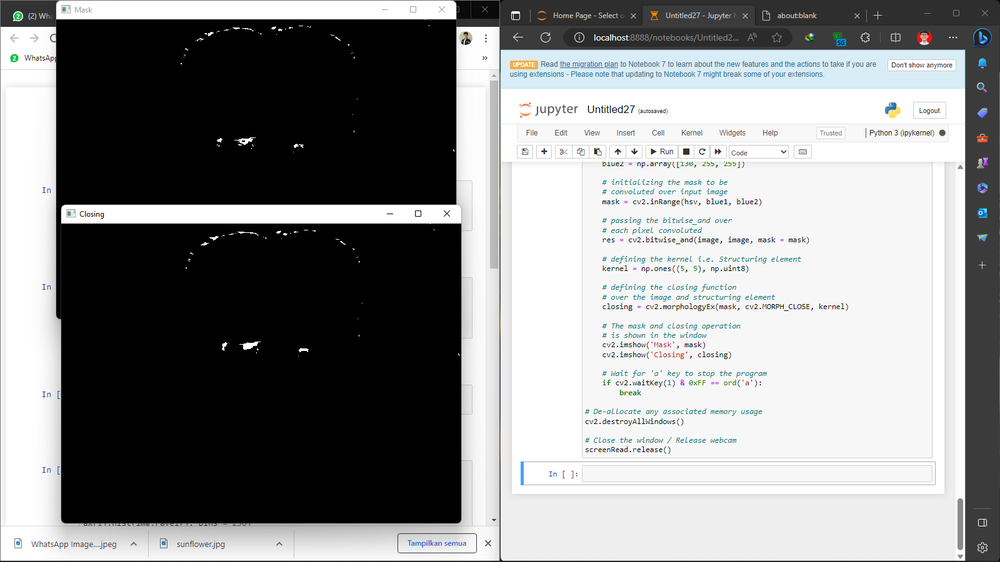
#> input picture unknown_2023.06.25-08.34.png, 1000 x 562 px, shrunk from 1600 x 900 before the run, given in place of the camera
$ jupyter execute --allow-errors Code-11.b.ipynb   (shell and % lines are left out)   (text cells are left out)
#> lines starting #> are read from the running program, lines starting #| are printed output that depends on the picture; after the words box and inside, x2 and y2 are one past the last pixel; in counts of white or black regions, pixels touching at a corner belong together
[cell 1]
import cv2
import numpy as np
from skimage import data
from skimage.io import imread

import matplotlib.pyplot as plt

#> (a cell that did not finish here is left out)

#> (a cell that did not finish here is left out)

[cell 4]
fig, axes = plt.subplots(1, 2, figsize=(12, 12))
ax = axes.ravel()

#> (the rest of this cell did not finish here and is left out)

[cell 5]
# return video from the first webcam on your computer.
screenRead = cv2.VideoCapture(0)

# loop runs if capturing has been initialized.
while(1):
    # reads frames from a camera
    _, image = screenRead.read()
#> image is the input picture: shape (562, 1000, 3); mean B, G, R 142.2, 141.9, 140.8

    # Converts to HSV color space, OCV reads colors as BGR
    # frame is converted to hsv
    hsv = cv2.cvtColor(image, cv2.COLOR_BGR2HSV)
#> hsv: shape (562, 1000, 3); mean H, S, V 8.4, 3.8, 143

    # defining the range of masking
    blue1 = np.array([110, 50, 50])
    blue2 = np.array([130, 255, 255])

    # initializing the mask to be
    # convoluted over input image
    mask = cv2.inRange(hsv, blue1, blue2)
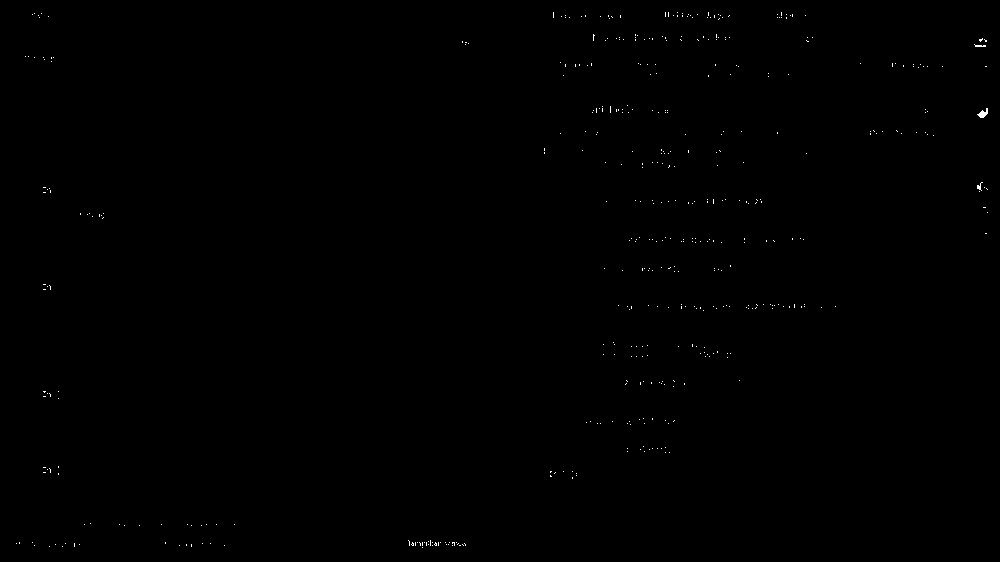
#> mask: shape (562, 1000); 0.15% white in thin lines or dots

    # passing the bitwise_and over
    # each pixel convoluted
    res = cv2.bitwise_and(image, image, mask = mask)

    # defining the kernel i.e. Structuring element
    kernel = np.ones((5, 5), np.uint8)

    # defining the opening function
    # over the image and structuring element
    opening = cv2.morphologyEx(mask, cv2.MORPH_OPEN, kernel)
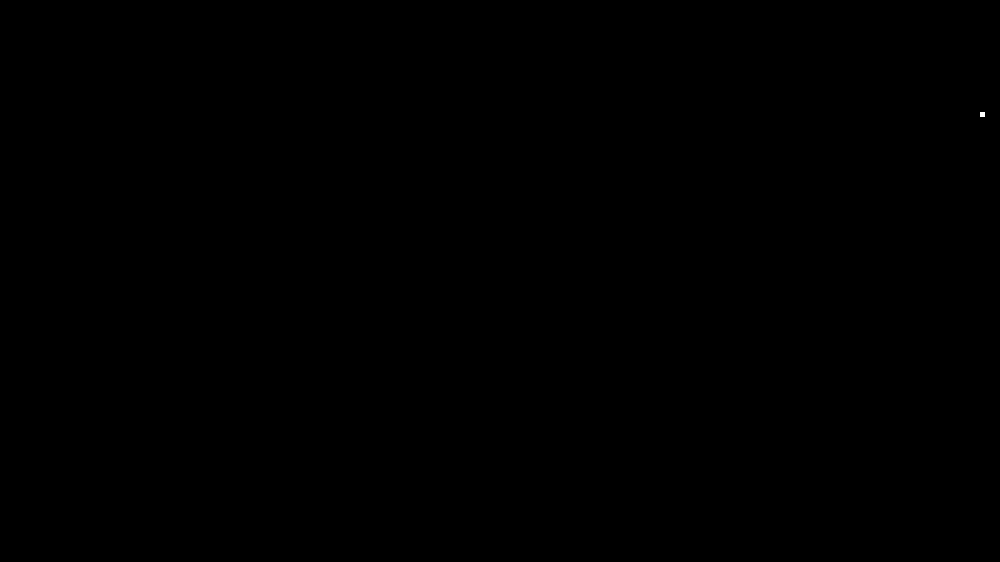
#> opening: shape (562, 1000); 0% white; 1 white region, box (x1, y1, x2, y2) and area: (980, 112, 985, 117) 25

    # The mask and opening operation
    # is shown in the window
    cv2.imshow('Mask', mask)
    cv2.imshow('Opening', opening)

    # Wait for 'a' key to stop the program
    if cv2.waitKey(1) & 0xFF == ord('a'):
#> (key Esc is pressed here)
        break

# De-allocate any associated memory usage
cv2.destroyAllWindows()

# Close the window / Release webcam
screenRead.release()
